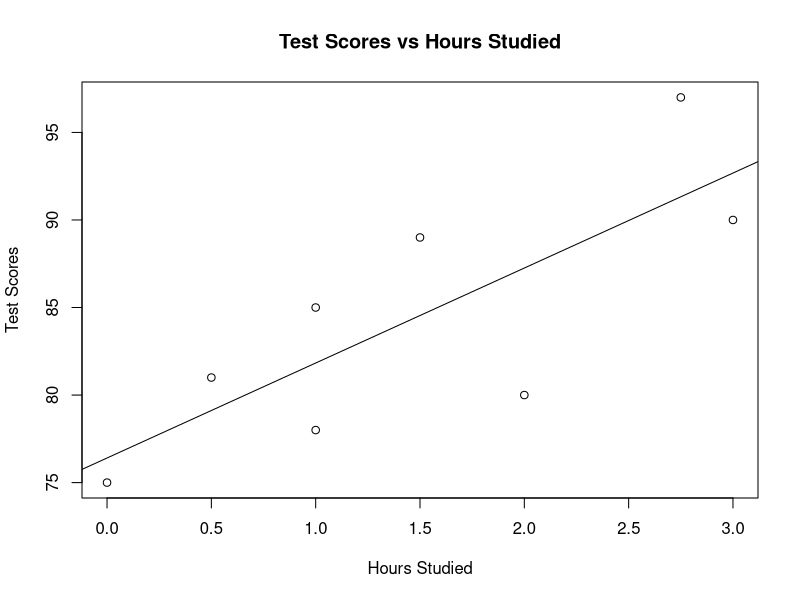

The R source for this figure:
# Omer Basar
# Linear Regression Activity
# Math 225 Spring 2020

head(cars)
x<-c(1,0,3,1.5,2.75,1,0.5,2)
y<-c(78,75,90,89,97,85,81,80)
#Scatterplot
plot(x, y, main="Test Scores vs Hours Studied", xlab = "Hours Studied",
     ylab = "Test Scores")
#Regression line
abline( 76.406, 5.425 )

#Correlation Coefficient
cor(x,y)   

#Least Squares line
fit <- lm(y ~ x)
fit 
